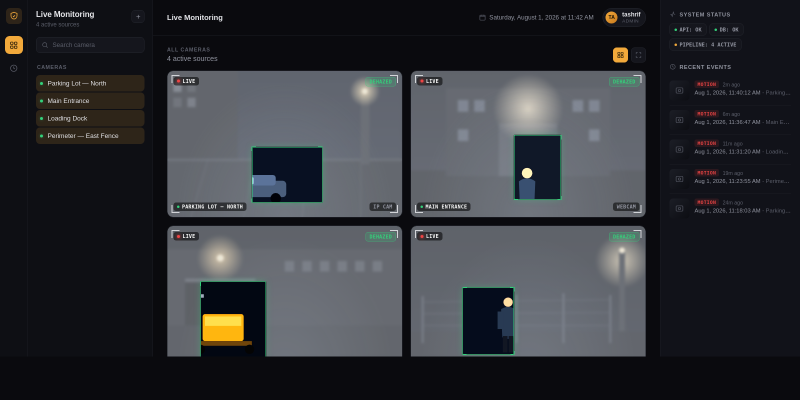
#> input picture visionguard_multicam_dashboard.png, 1600 x 800 px (shown at 1/2 size)
$ python -i motion_detector.py   (imports and definitions only)
#> lines starting #> are read from the running program, lines starting #| are printed output that depends on the picture
#> further down, picture is the input picture: shape (800, 1600, 3); mean B, G, R 55.6, 50.9, 49
import cv2
import numpy as np

_DILATE_KERNEL = np.ones((5, 5), np.uint8)


class MotionDetector:
    """Background-subtraction motion detector producing a cleaned foreground mask."""

    def __init__(self, max_side: int = 480, history: int = 500, var_threshold: float = 16.0) -> None:
        self._max_side = max_side
        self._subtractor = cv2.createBackgroundSubtractorMOG2(
            history=history, varThreshold=var_threshold, detectShadows=True
        )

    def apply(self, frame: np.ndarray) -> np.ndarray:
        """Return a full-frame-size binary foreground mask (0 or 255) for the given BGR frame.

        Runs MOG2 on a downscaled grayscale copy (cheaper per-frame cost that
        scales with total pixel count, paid on every frame regardless of
        whether motion is found), then resizes the mask back to full
        resolution so all downstream ROI code keeps working in full-frame
        pixel coordinates unchanged.
        """
        height, width = frame.shape[:2]
#> height = 800; width = 1600
        scale = self._max_side / max(height, width)
#> scale = 0.3
        small = frame
        if scale < 1.0:
            size = (max(1, round(width * scale)), max(1, round(height * scale)))
#> size = (480, 240)
            small = cv2.resize(frame, size, interpolation=cv2.INTER_AREA)
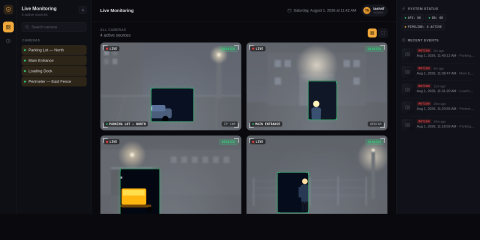
#> small: shape (240, 480, 3); mean B, G, R 55.6, 50.9, 49

        gray = cv2.cvtColor(small, cv2.COLOR_BGR2GRAY)
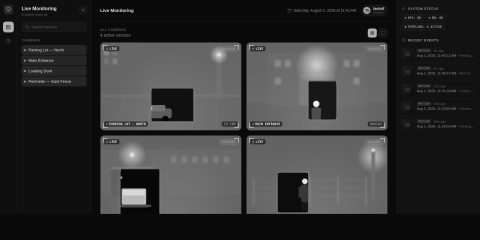
#> gray: shape (240, 480); min 1, max 242, mean 50.7
        blurred = cv2.GaussianBlur(gray, (5, 5), 0)
        mask = self._subtractor.apply(blurred)
#> mask: shape (240, 480); every value is 127
        # MOG2 marks shadows as 127; keep only confident foreground.
        _, mask = cv2.threshold(mask, 200, 255, cv2.THRESH_BINARY)
#> mask: shape (240, 480); every value is 0
        mask = cv2.dilate(mask, _DILATE_KERNEL, iterations=2)

        if scale < 1.0:
            mask = cv2.resize(mask, (width, height), interpolation=cv2.INTER_NEAREST)
#> mask: shape (800, 1600); every value is 0
        return mask

>>> import cv2
>>> picture = cv2.imread('../../../visionguard_multicam_dashboard.png')
>>> result = MotionDetector().apply(picture)
